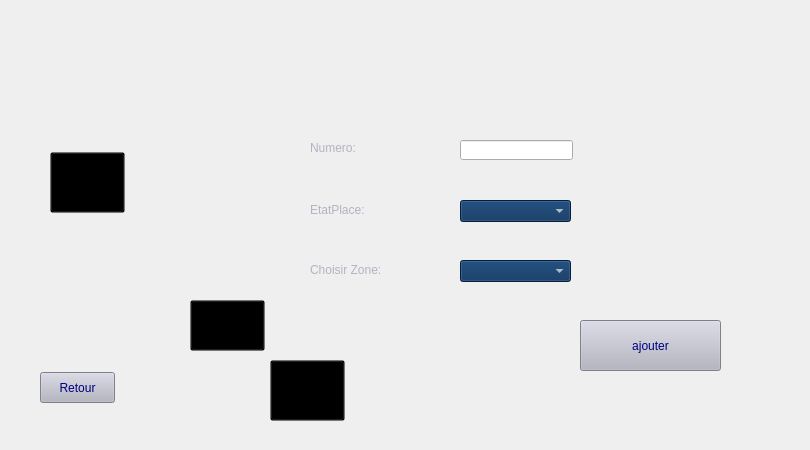
      <widget class="QWidget" name="ajouterplace_3">
       <widget class="QLabel" name="label_7">
        <property name="geometry">
         <rect>
          <x>20</x>
          <y>0</y>
          <width>781</width>
          <height>441</height>
         </rect>
        </property>
        <property name="styleSheet">
         <string notr="true">background-image: url(:/photointegrationparking/gererzone.png);</string>
        </property>
        <property name="text">
         <string/>
        </property>
       </widget>
       <widget class="QPushButton" name="modifierplace_2">
        <property name="geometry">
         <rect>
          <x>270</x>
          <y>360</y>
          <width>75</width>
          <height>61</height>
         </rect>
        </property>
        <property name="styleSheet">
         <string notr="true">background-color: transparent;</string>
        </property>
        <property name="text">
         <string/>
        </property>
       </widget>
       <widget class="QPushButton" name="supprimerplace">
        <property name="geometry">
         <rect>
          <x>190</x>
          <y>300</y>
          <width>75</width>
          <height>51</height>
         </rect>
        </property>
        <property name="styleSheet">
         <string notr="true">background-color: transparent;</string>
        </property>
        <property name="text">
         <string/>
        </property>
       </widget>
       <widget class="QPushButton" name="afficherplace">
        <property name="geometry">
         <rect>
          <x>50</x>
          <y>152</y>
          <width>75</width>
          <height>61</height>
         </rect>
        </property>
        <property name="styleSheet">
         <string notr="true">background-color: transparent;</string>
        </property>
        <property name="text">
         <string/>
        </property>
       </widget>
       <widget class="QPushButton" name="confirmerajout">
        <property name="geometry">
         <rect>
          <x>580</x>
          <y>320</y>
          <width>141</width>
          <height>51</height>
         </rect>
        </property>
        <property name="styleSheet">
         <string notr="true">#confirmerajout{
	font: 18pt &quot;Bahnschrift&quot;;

	background-color: rgb(179, 179, 193);
	
	
	
	color: rgb(0, 0, 127);
	
;}


#confirmerajout:hover{
;

	color: rgb(255, 255, 255);
	background-color: rgb(4, 44, 89);
	}</string>
        </property>
        <property name="text">
         <string>ajouter</string>
        </property>
       </widget>
       <widget class="QLineEdit" name="numeroaajouter">
        <property name="geometry">
         <rect>
          <x>460</x>
          <y>140</y>
          <width>113</width>
          <height>20</height>
         </rect>
        </property>
        <property name="styleSheet">
         <string notr="true">#numeroaajoute{

background-color: rgb(255, 255, 255);
	
	color: rgb(4, 44, 89);
	
;}


#numeroaajouter:hover{
;

	color: rgb(255, 255, 255);
	background-color: rgb(4, 44, 89);
	}</string>
        </property>
       </widget>
       <widget class="QComboBox" name="choisirzone">
        <property name="geometry">
         <rect>
          <x>460</x>
          <y>260</y>
          <width>111</width>
          <height>22</height>
         </rect>
        </property>
        <property name="styleSheet">
         <string notr="true">#choisirzone:hover{

background-color: rgb(255, 255, 255);
	
	color: rgb(4, 44, 89);
	
;}


#choisirzone{
;

	color: rgb(255, 255, 255);
	background-color: rgb(4, 44, 89);
	}</string>
        </property>
       </widget>
       <widget class="QLabel" name="numplace">
        <property name="geometry">
         <rect>
          <x>310</x>
          <y>140</y>
          <width>131</width>
          <height>16</height>
         </rect>
        </property>
        <property name="styleSheet">
         <string notr="true">font: 18pt &quot;Arial&quot;;
color: rgb(179, 179, 193);</string>
        </property>
        <property name="text">
         <string>Numero:</string>
        </property>
       </widget>
       <widget class="QLabel" name="etatplacelabel">
        <property name="geometry">
         <rect>
          <x>310</x>
          <y>200</y>
          <width>111</width>
          <height>20</height>
         </rect>
        </property>
        <property name="styleSheet">
         <string notr="true">font: 18pt &quot;Arial&quot;;
color: rgb(179, 179, 193);</string>
        </property>
        <property name="text">
         <string>EtatPlace:</string>
        </property>
       </widget>
       <widget class="QLabel" name="choisirzonelabel">
        <property name="geometry">
         <rect>
          <x>310</x>
          <y>260</y>
          <width>141</width>
          <height>20</height>
         </rect>
        </property>
        <property name="styleSheet">
         <string notr="true">font: 18pt &quot;Arial&quot;;
color: rgb(179, 179, 193);</string>
        </property>
        <property name="text">
         <string>Choisir Zone:</string>
        </property>
       </widget>
       <widget class="QComboBox" name="comboBox_etat">
        <property name="geometry">
         <rect>
          <x>460</x>
          <y>200</y>
          <width>111</width>
          <height>22</height>
         </rect>
        </property>
        <property name="styleSheet">
         <string notr="true">#comboBox_etat:hover{

background-color: rgb(255, 255, 255);
	
	color: rgb(4, 44, 89);
	
;}


#comboBox_etat{
;

	color: rgb(255, 255, 255);
	background-color: rgb(4, 44, 89);
	}</string>
        </property>
       </widget>
       <widget class="QPushButton" name="retour_8">
        <property name="geometry">
         <rect>
          <x>40</x>
          <y>372</y>
          <width>75</width>
          <height>31</height>
         </rect>
        </property>
        <property name="styleSheet">
         <string notr="true">#retour_8{
	font: 18pt &quot;Bahnschrift&quot;;

	background-color: rgb(179, 179, 193);
	
	
	
	color: rgb(0, 0, 127);
	
;}


#retour_8:hover{
;

	color: rgb(255, 255, 255);
	background-color: rgb(4, 44, 89);
	}</string>
        </property>
        <property name="text">
         <string>Retour</string>
        </property>
       </widget>
      </widget>
